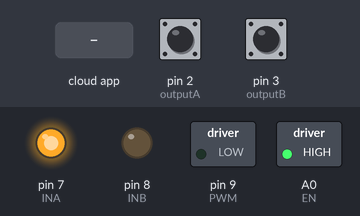
The sketch below on a simulated Arduino Uno, built with avr-gcc and run on an emulated ATmega328P. Shown: switched loads named in the sketch (green lamp = pin HIGH), output pins drawn as LEDs (lit = HIGH). The inputs (shaded band) are chosen by the test bench; at power-on: pin 2 (outputA) HIGH, pin 3 (outputB) HIGH. The ROS host is connected and sends only what is stated.

Above: at 1.2 s.
1.3 s: the phone or cloud app sets pwm_value to 1
At 1.6 s:
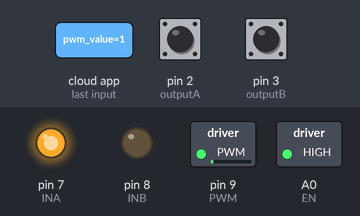
2.8 s: the phone or cloud app sets motor_direction to 0
At 3.4 s:
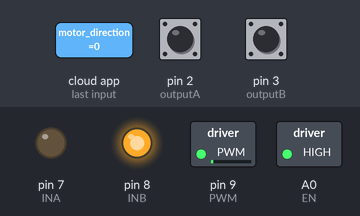
4.3 s: the phone or cloud app sets pwm_value to 0
At 5.2 s:
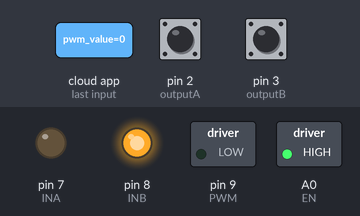
5.8 s: the phone or cloud app sets motor_direction to 1
At 6.5 s:
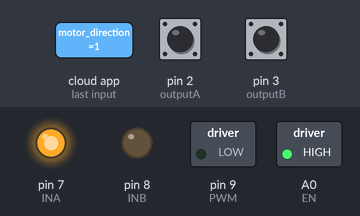
Timing chart, 0 to 8.3 s (numbered marks = the images above; inputs shaded):
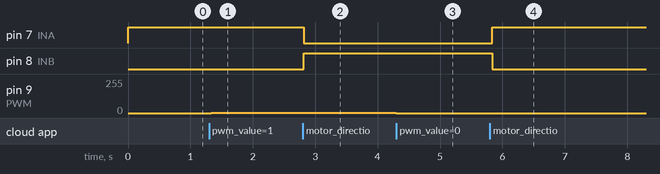

Measured:
- after the input at 1.3 s, pin 9 (PWM): 0/255 → 1/255 at once
- after the input at 2.8 s, pin 7 (INA): HIGH → LOW at once; pin 8 (INB): LOW → HIGH at once
- after the input at 4.3 s, pin 9 (PWM): 1/255 → 0/255 at once
- after the input at 5.8 s, pin 7 (INA): LOW → HIGH at once; pin 8 (INB): HIGH → LOW at once

The sketch:

firmware.ino
```cpp
/*     Arduino Rotary Encoder Tutorial
 *
 *  by Dejan Nedelkovski, www.HowToMechatronics.com
 *
 */
#include <ros.h>
#include <std_msgs/Int16.h>
#include <std_msgs/UInt8.h>

//encoder
#define outputA 2 //GREEN
#define outputB 3 //WHITE


//Motor driver
#define PWM 9 //BROWN
#define INA 7 //YELLOW
#define INB 8 //GREEN

#define EN A0  //WHITE

ros::NodeHandle  nh;

#define MAX_COUNT = 32767;
#define MIN_COUNT = -32768;
volatile int counter = 0;

int aState, bState;
int aLastState;
uint8_t pwm_speed = 0;
uint8_t mot_dir = 0;

std_msgs::Int16 enc_count;
ros::Publisher encoder_publisher("encoder_count", &enc_count);

void directionCallback(const std_msgs::UInt8& mot_dir)
{
  if(mot_dir.data == 1) //motor rotate cw
  {
       digitalWrite(EN,LOW);
       digitalWrite(INA,HIGH);
       digitalWrite(INB,LOW);

  }else if (mot_dir.data == 0)//motor rotate ccw
  {
      digitalWrite(EN,LOW);
      digitalWrite(INA,LOW);
      digitalWrite(INB,HIGH);

  }
  digitalWrite(EN,HIGH);
}

void pwmCallback(const std_msgs::UInt8& pwm_val)
{
  pwm_speed = pwm_val.data;
  if (pwm_speed >255)
  {
    pwm_speed = 255;
  }
  else if(pwm_speed<0)
  {
    pwm_speed=0;
  }
}

ros::Subscriber<std_msgs::UInt8> pwm_subscriber("pwm_value", pwmCallback);
ros::Subscriber<std_msgs::UInt8> direction_subscriber("motor_direction",directionCallback);

const int interval = 50;
unsigned long previousMillis = 0;
unsigned long currentMillis = 0;


void setup() {
  pinMode (outputA,INPUT);
  pinMode (outputB,INPUT);

  TCCR1B = TCCR1B & B11111000 | B00000001; // set timer 1 divisor to 1 for PWM frequency of 31372.55 Hz D9 D10

  pinMode(PWM,OUTPUT);
  pinMode(INA,OUTPUT);
  pinMode(INB,OUTPUT);
  pinMode(EN,OUTPUT);

  digitalWrite(INA,HIGH); //Motor Rotate Clockwise
  digitalWrite(INB,LOW);
  digitalWrite(EN,HIGH);


  attachInterrupt(digitalPinToInterrupt(outputA), isrA, CHANGE);
  attachInterrupt(digitalPinToInterrupt(outputB), isrB, CHANGE);

  nh.initNode();
  nh.advertise(encoder_publisher);
  nh.subscribe(pwm_subscriber);
  nh.subscribe(direction_subscriber);
}

void loop() {
  currentMillis = millis();
  analogWrite(PWM,pwm_speed);
  if (currentMillis - previousMillis > interval) //every 100ms
  {
  previousMillis = currentMillis;
  enc_count.data = counter;
  encoder_publisher.publish(&enc_count);
  nh.spinOnce();
  }

}

void isrA()
{
  aState = digitalRead(outputA);
  bState = digitalRead(outputB);
  if (aState == 0)
  {
    if (bState == 0) //krece se ccw
    {
      counter--;
    }
    else  //krece se cw
    {
      counter++;
    }
  }else
  {
     if (bState == 0) //krece se cw
    {
      counter++;
    }
    else //krece se ccw
    {
      counter--;
    }
  }
}
void isrB()
{
  aState = digitalRead(outputA);
  bState = digitalRead(outputB);
  if (bState == 0)
  {
    if (aState == 0) //krece se cw
    {
      counter++;
    }
    else  //krece se ccw
    {
      counter--;
    }
  }else
  {
     if (aState == 0) //krece se ccw
    {
      counter--;
    }
    else  //krece se cw
    {
      counter++;
    }
  }
}
```
